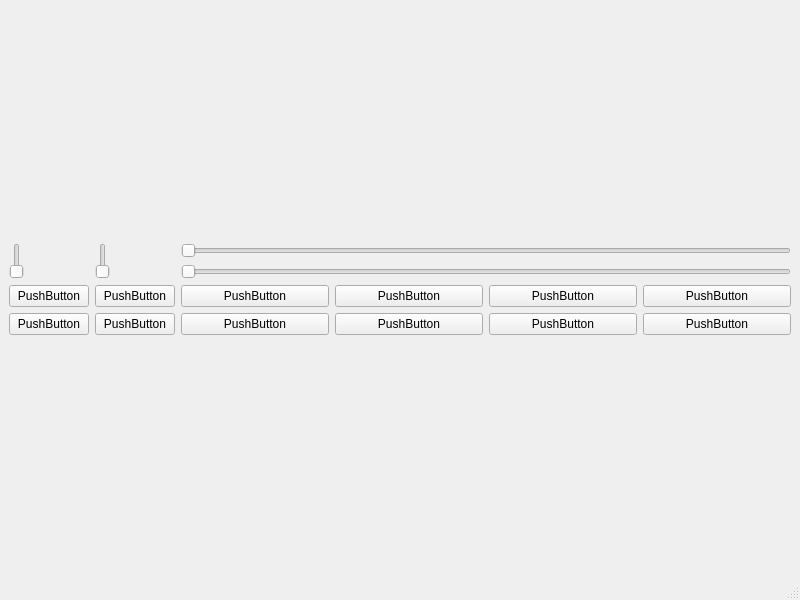
<?xml version="1.0" encoding="UTF-8"?>
<ui version="4.0">
 <class>MainWindow</class>
 <widget class="QMainWindow" name="MainWindow">
  <property name="geometry">
   <rect>
    <x>0</x>
    <y>0</y>
    <width>800</width>
    <height>600</height>
   </rect>
  </property>
  <property name="windowTitle">
   <string>MainWindow</string>
  </property>
  <widget class="QWidget" name="centralwidget">
   <layout class="QGridLayout" name="gridLayout_2">
    <item row="0" column="0">
     <layout class="QGridLayout" name="gridLayout">
      <item row="0" column="1" rowspan="2">
       <widget class="QSlider" name="verticalSlider_2">
        <property name="orientation">
         <enum>Qt::Vertical</enum>
        </property>
       </widget>
      </item>
      <item row="0" column="2" colspan="4">
       <widget class="QSlider" name="horizontalSlider_2">
        <property name="orientation">
         <enum>Qt::Horizontal</enum>
        </property>
       </widget>
      </item>
      <item row="0" column="0" rowspan="2">
       <widget class="QSlider" name="verticalSlider">
        <property name="orientation">
         <enum>Qt::Vertical</enum>
        </property>
       </widget>
      </item>
      <item row="2" column="0">
       <widget class="QPushButton" name="pushButton">
        <property name="text">
         <string>PushButton</string>
        </property>
       </widget>
      </item>
      <item row="1" column="2" colspan="4">
       <widget class="QSlider" name="horizontalSlider">
        <property name="orientation">
         <enum>Qt::Horizontal</enum>
        </property>
       </widget>
      </item>
      <item row="2" column="3">
       <widget class="QPushButton" name="pushButton_4">
        <property name="text">
         <string>PushButton</string>
        </property>
       </widget>
      </item>
      <item row="2" column="5">
       <widget class="QPushButton" name="pushButton_6">
        <property name="text">
         <string>PushButton</string>
        </property>
       </widget>
      </item>
      <item row="2" column="4">
       <widget class="QPushButton" name="pushButton_5">
        <property name="text">
         <string>PushButton</string>
        </property>
       </widget>
      </item>
      <item row="2" column="2">
       <widget class="QPushButton" name="pushButton_3">
        <property name="text">
         <string>PushButton</string>
        </property>
       </widget>
      </item>
      <item row="2" column="1">
       <widget class="QPushButton" name="pushButton_2">
        <property name="text">
         <string>PushButton</string>
        </property>
       </widget>
      </item>
      <item row="3" column="2">
       <widget class="QPushButton" name="pushButton_9">
        <property name="text">
         <string>PushButton</string>
        </property>
       </widget>
      </item>
      <item row="3" column="5">
       <widget class="QPushButton" name="pushButton_12">
        <property name="text">
         <string>PushButton</string>
        </property>
       </widget>
      </item>
      <item row="3" column="4">
       <widget class="QPushButton" name="pushButton_11">
        <property name="text">
         <string>PushButton</string>
        </property>
       </widget>
      </item>
      <item row="3" column="3">
       <widget class="QPushButton" name="pushButton_10">
        <property name="text">
         <string>PushButton</string>
        </property>
       </widget>
      </item>
      <item row="3" column="0">
       <widget class="QPushButton" name="pushButton_7">
        <property name="text">
         <string>PushButton</string>
        </property>
       </widget>
      </item>
      <item row="3" column="1">
       <widget class="QPushButton" name="pushButton_8">
        <property name="text">
         <string>PushButton</string>
        </property>
       </widget>
      </item>
     </layout>
    </item>
   </layout>
  </widget>
  <widget class="QStatusBar" name="statusbar"/>
 </widget>
 <resources/>
 <connections/>
</ui>
